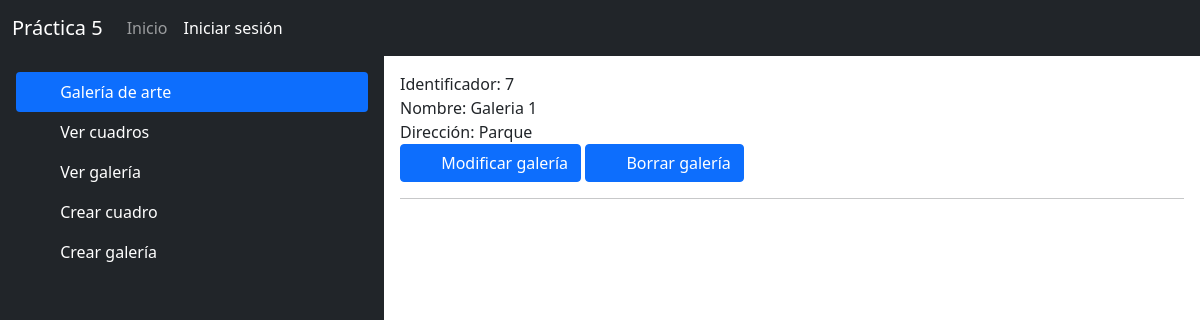
/ver_galeria, run on an earlier commit of the app's database.
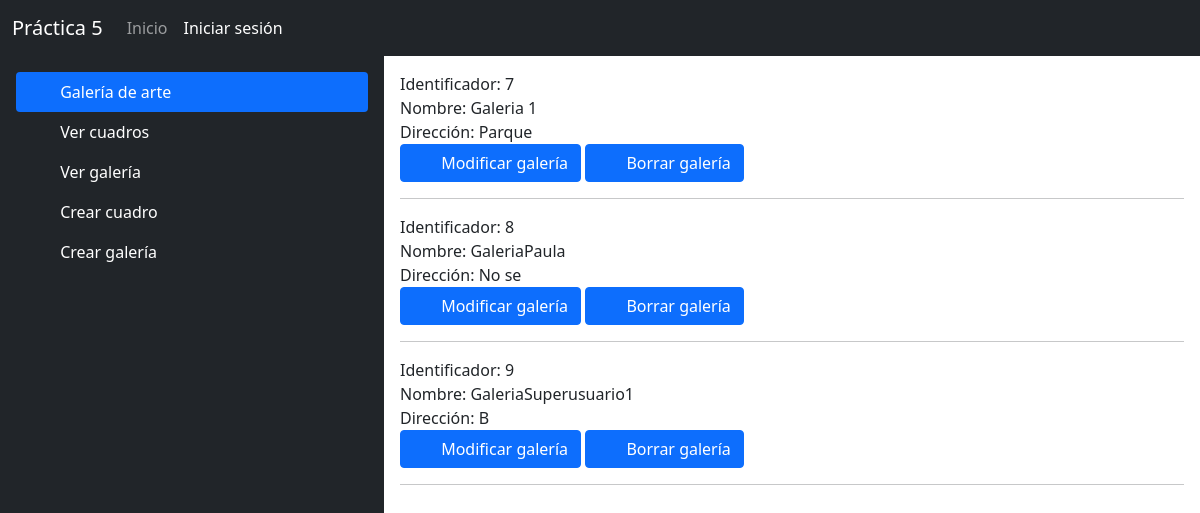
And on a later commit of the database.
### galerias/models.py (models this page shows, shortened)
class Galeria(models.Model):
    nombre = models.CharField(max_length=200)
    direccion = models.CharField(max_length=100)

### galerias/views.py (the view)
# urls.py: path('ver_galeria', views.ver_galeria, name="ver_galeria"),
def ver_galeria(request):
    galerias = Galeria.objects.all()
    return render(request, 'ver_galeria.html', {"galerias":galerias})

### galerias/templates/ver_galeria.html
{% extends 'index.html' %}
{% block contenido %}
    {% for galeria in galerias %}
        Identificador: {{ galeria.id }}
        <br>
        Nombre: {{ galeria.nombre }}
        <br>
        Dirección: {{ galeria.direccion }}
        <br>
        <a href="./modificar_galeria/{{ galeria.id }}" class="btn btn-primary">
            <svg class="bi me-2" width="16" height="16"></svg>
            Modificar galería
        </a>
        <a href="./borrar_galeria/{{ galeria.id }}" class="btn btn-primary">
            <svg class="bi me-2" width="16" height="16"></svg>
            Borrar galería
        </a>
        <hr>
    {% endfor %}
{% endblock %}

What changed in the data, as far as the page shows it:
added Galeria: id "8", nombre "GaleriaPaula", direccion "No se"
added Galeria: id "9", nombre "GaleriaSuperusuario1", direccion "B"
